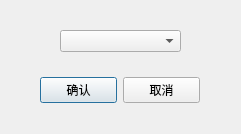
<?xml version="1.0" encoding="UTF-8"?>
<ui version="4.0">
 <class>DlgLathe</class>
 <widget class="QDialog" name="DlgLathe">
  <property name="geometry">
   <rect>
    <x>0</x>
    <y>0</y>
    <width>241</width>
    <height>134</height>
   </rect>
  </property>
  <property name="windowTitle">
   <string>Dialog</string>
  </property>
  <widget class="QComboBox" name="comboBox_select">
   <property name="geometry">
    <rect>
     <x>60</x>
     <y>30</y>
     <width>121</width>
     <height>22</height>
    </rect>
   </property>
   <property name="font">
    <font>
     <family>Agency FB</family>
     <pointsize>10</pointsize>
    </font>
   </property>
  </widget>
  <widget class="QWidget" name="horizontalLayoutWidget">
   <property name="geometry">
    <rect>
     <x>40</x>
     <y>70</y>
     <width>160</width>
     <height>41</height>
    </rect>
   </property>
   <layout class="QHBoxLayout" name="horizontalLayout">
    <item>
     <widget class="QPushButton" name="pushButton_OK">
      <property name="text">
       <string>确认</string>
      </property>
     </widget>
    </item>
    <item>
     <widget class="QPushButton" name="pushButton_Cancle">
      <property name="text">
       <string>取消</string>
      </property>
     </widget>
    </item>
   </layout>
  </widget>
 </widget>
 <resources/>
 <connections/>
</ui>
